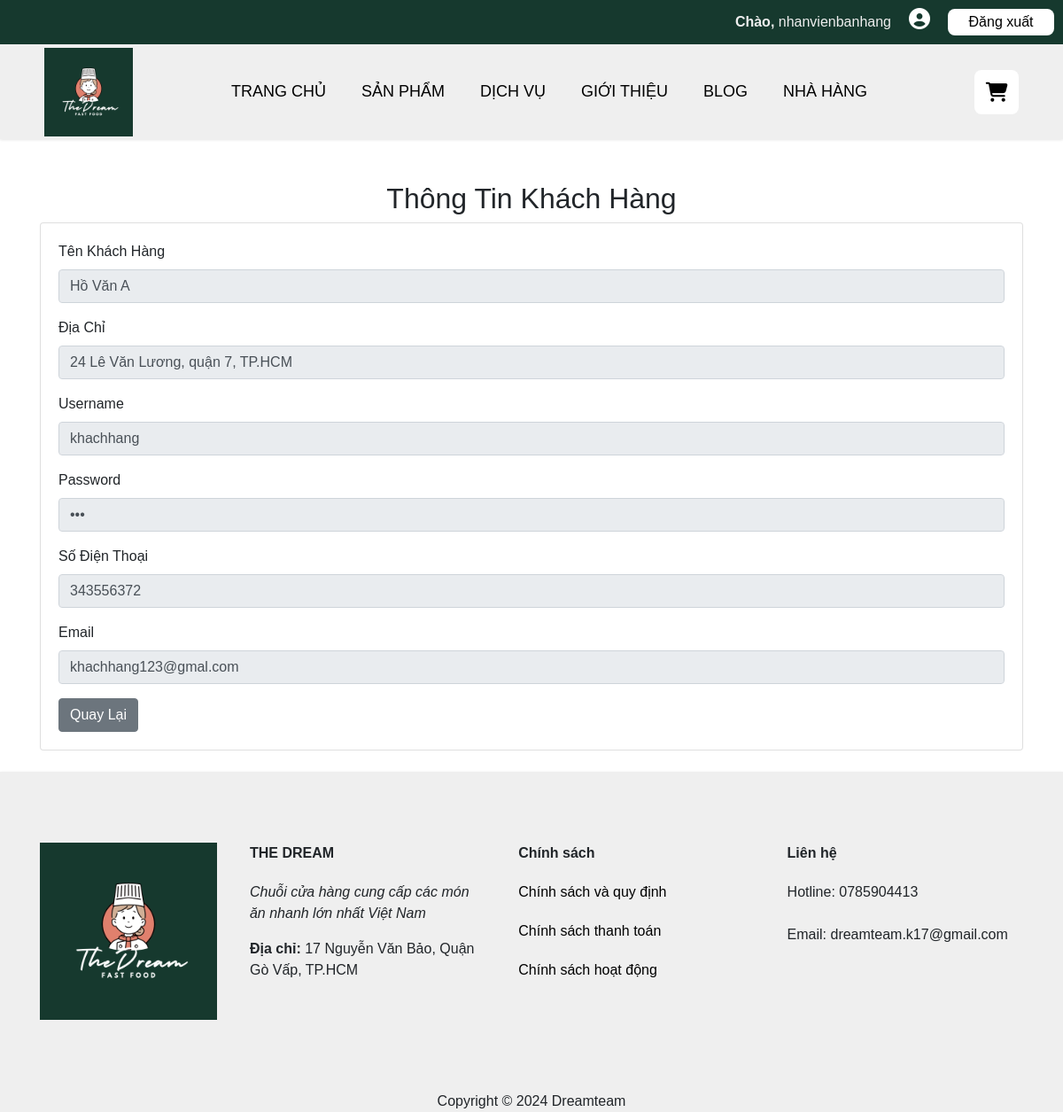
Page /index.php?page=xemkhachhang&cate=1 (signed in) on the earlier database version.
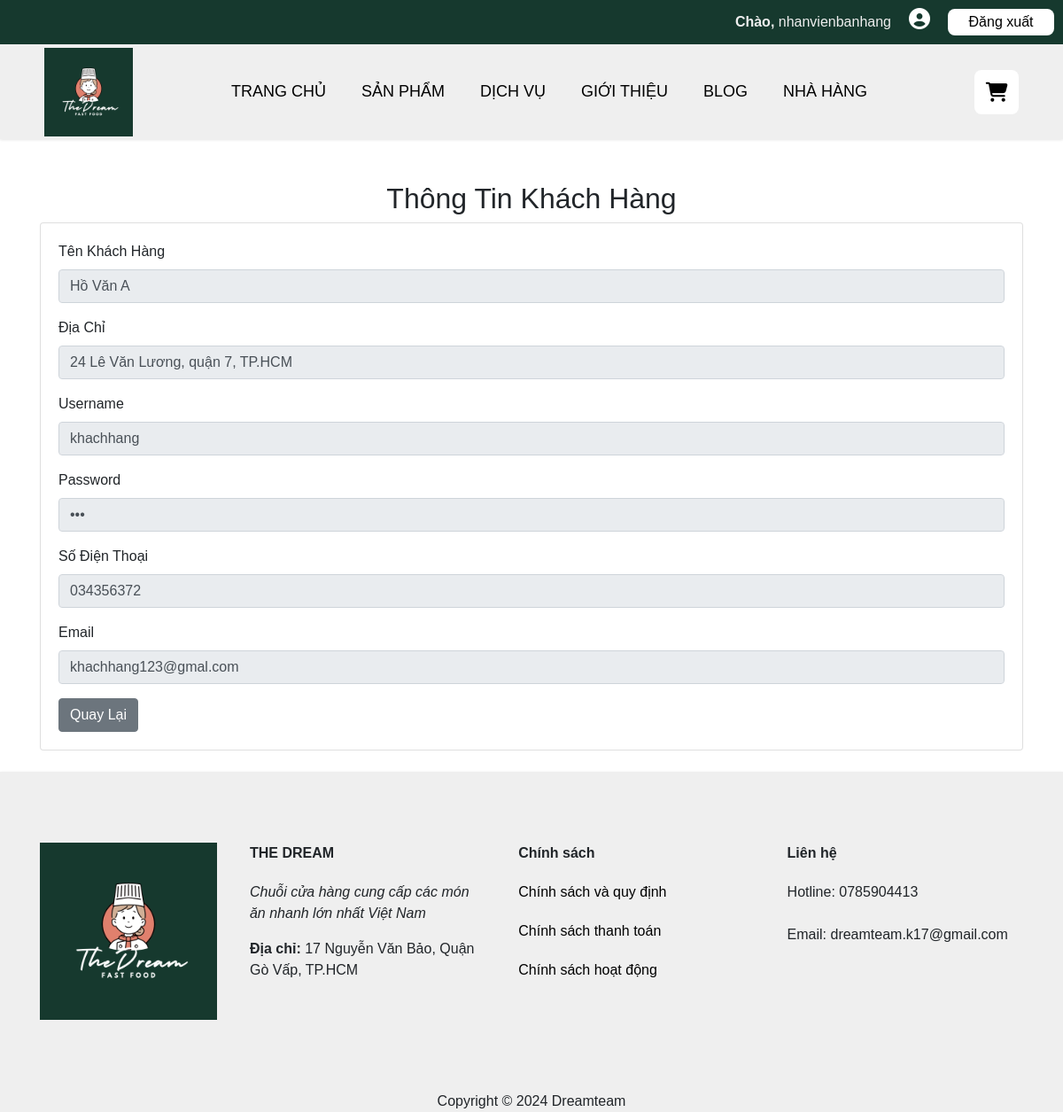
Same page on the later database version.
### tables this page shows
CREATE TABLE `khachhang` (
  `MaKH` int(11) NOT NULL,
  `TenKH` varchar(50) NOT NULL,
  `Username` varchar(50) NOT NULL,
  `Password` varchar(50) NOT NULL,
  `SDT` varchar(20) NOT NULL,
  `Email` varchar(50) NOT NULL,
  `DiaChi` varchar(50) NOT NULL
);

### class/classdb.php (called while the page is built, shortened)
<?php
    class database{
        private function ketnoi(){
            $conn=new mysqli("localhost","root","","thedreamteam");
            if($conn->connect_error){
                echo "Kết nối thất bại!";
                exit();
            }
            else{
                return $conn;
            }
        }
        public function xuatdulieu($sql){
            $link=$this->ketnoi();
            $arr=array();
            $result=$link->query($sql);
            if($result->num_rows){
                while($row=$result->fetch_assoc())
                $arr[]=$row;
            return $arr;
            }
            else{
                return 0;
            }
        }
    }
?>

### class/classxuly.php (called while the page is built, shortened)
<?php
    class xuly extends database{
        public function danhsachkhachhang($id =''){
            if($id){
                $sql="select * from khachhang where MaKH='$id'";
            }else{
                $sql="select * from khachhang";
            }
            return $this->xuatdulieu($sql);
        }
    }
?>

### page/xemkhachhang/index.php (the view)
<?php
    include("class/classxuly.php");
    $obj=new xuly();
    $khachhang=$obj->danhsachkhachhang($cate);
?>
<section>
        <div class="container mt-5">
            <h2 class="text-center">Thông Tin Khách Hàng</h2>
            <div class="card mb-4">
                <div class="card-body">
                    <form  method="post" enctype="multipart/form-data">
                        <div class="form-group">
                            <label for="employeeName">Tên Khách Hàng</label>
                            <input type="text" class="form-control" disabled name="tennv" value="<?=$khachhang[0]['TenKH'] ?>">
                        </div>
                        <div class="form-group">
                            <label for="address">Địa Chỉ</label>
                            <input type="text" class="form-control"  name="diachi" value="<?=$khachhang[0]['DiaChi'] ?>" disabled>
                        </div>
                        <div class="form-group">
                            <label for="phone">Username</label>
                            <input type="text" class="form-control" name="username" value="<?=$khachhang[0]['Username'] ?>" disabled>
                        </div>
                        <div class="form-group">
                            <label for="phone">Password</label>
                            <input type="password" class="form-control"name="password" value="<?=$khachhang[0]['Password'] ?>" disabled>
                        </div>
                        <div class="form-group">
                            <label for="phone">Số Điện Thoại</label>
                            <input type="tel" class="form-control" name="sdt" value="<?=$khachhang[0]['SDT'] ?>" disabled>
                        </div>
                        <div class="form-group">
                            <label for="phone">Email</label>
                            <input type="text" class="form-control" name="email" value="<?=$khachhang[0]['Email'] ?>" disabled>
                        </div>
                        <a href="index.php?page=quanlykhachhang" class="btn btn-secondary">Quay Lại</a>
                    </form>
                </div>
            </div>
        </div>
    </section>

Differences in the rows shown:
changed khachhang "Hồ Văn A": sdt "343556372" → "034356372"
